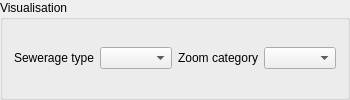
        <widget class="QGroupBox" name="grp_visualisation">
         <property name="title">
          <string>Visualisation</string>
         </property>
         <layout class="QGridLayout" name="gridLayout_5">
          <item row="0" column="0">
           <widget class="QLabel" name="label_15">
            <property name="text">
             <string>Sewerage type</string>
            </property>
            <property name="alignment">
             <set>Qt::AlignRight|Qt::AlignTrailing|Qt::AlignVCenter</set>
            </property>
           </widget>
          </item>
          <item row="0" column="2">
           <widget class="QLabel" name="label_16">
            <property name="text">
             <string>Zoom category</string>
            </property>
            <property name="alignment">
             <set>Qt::AlignRight|Qt::AlignTrailing|Qt::AlignVCenter</set>
            </property>
           </widget>
          </item>
          <item row="0" column="1">
           <widget class="QComboBox" name="sewerage_type">
            <property name="sizePolicy">
             <sizepolicy hsizetype="Expanding" vsizetype="Fixed">
              <horstretch>0</horstretch>
              <verstretch>0</verstretch>
             </sizepolicy>
            </property>
           </widget>
          </item>
          <item row="0" column="3">
           <widget class="QComboBox" name="zoom_category">
            <property name="sizePolicy">
             <sizepolicy hsizetype="Expanding" vsizetype="Fixed">
              <horstretch>0</horstretch>
              <verstretch>0</verstretch>
             </sizepolicy>
            </property>
           </widget>
          </item>
         </layout>
        </widget>
